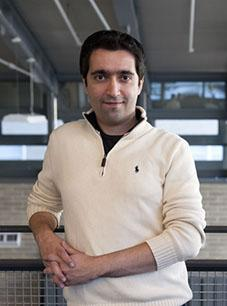
#> input picture scripts/sertac.png, 227 x 306 px
$ python test.py
#> lines starting #> are read from the running program, lines starting #| are printed output that depends on the picture
#!/usr/bin/env python

import cv2

SERTAC_IMG = cv2.resize(cv2.imread('sertac.png',0), (100,100), interpolation = cv2.INTER_AREA)
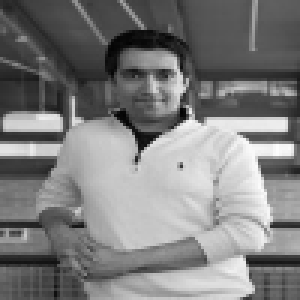
#> SERTAC_IMG: shape (100, 100) (shown 3 times larger); min 3, max 253, mean 125.4

cv2.imshow("Sertac",SERTAC_IMG)
cv2.waitKey(0)
cv2.destroyAllWindows()

$ run again, with scripts/ari.png copied over scripts/sertac.png
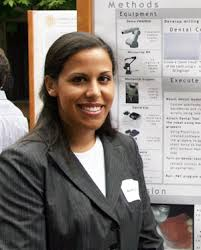
#> input picture scripts/ari.png, 201 x 250 px
#> `SERTAC_IMG = cv2.resize(cv2.imread('sertac.png',0), (100,100), interpo..`:
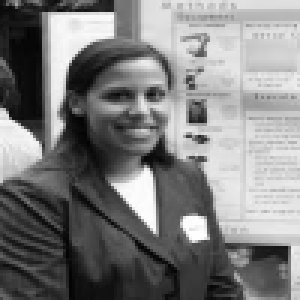
#> SERTAC_IMG: shape (100, 100) (shown 3 times larger); min 3, max 254, mean 126.7

$ run again, with scripts/cat.png copied over scripts/sertac.png
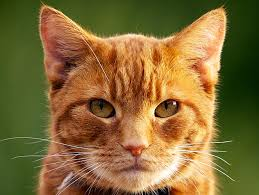
#> input picture scripts/cat.png, 259 x 195 px
#> `SERTAC_IMG = cv2.resize(cv2.imread('sertac.png',0), (100,100), interpo..`:
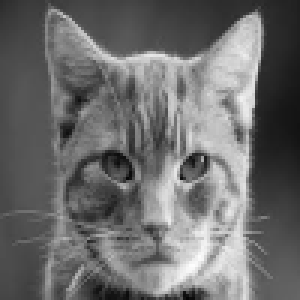
#> SERTAC_IMG: shape (100, 100) (shown 3 times larger); min 3, max 253, mean 108.5
